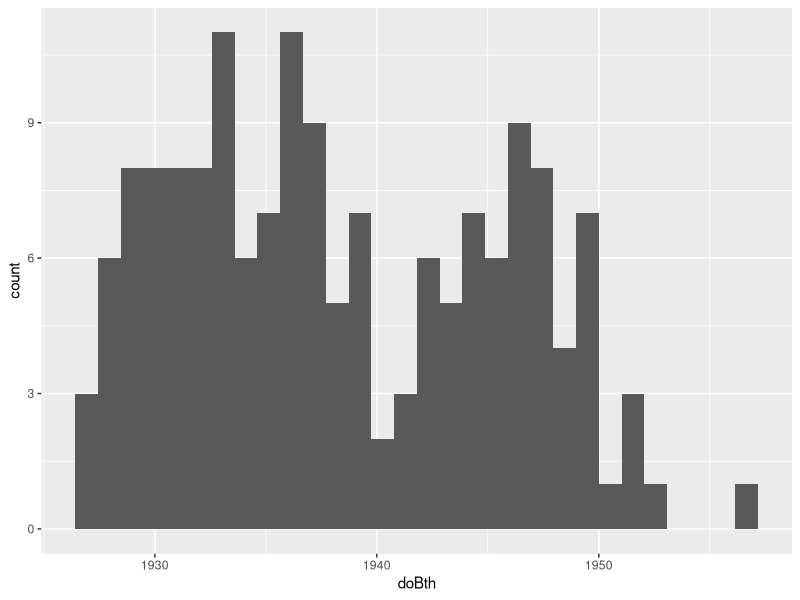
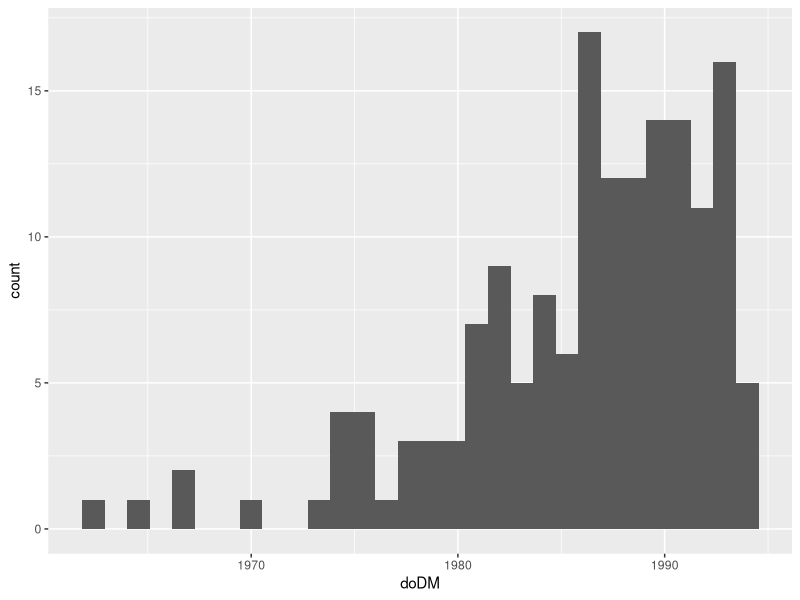
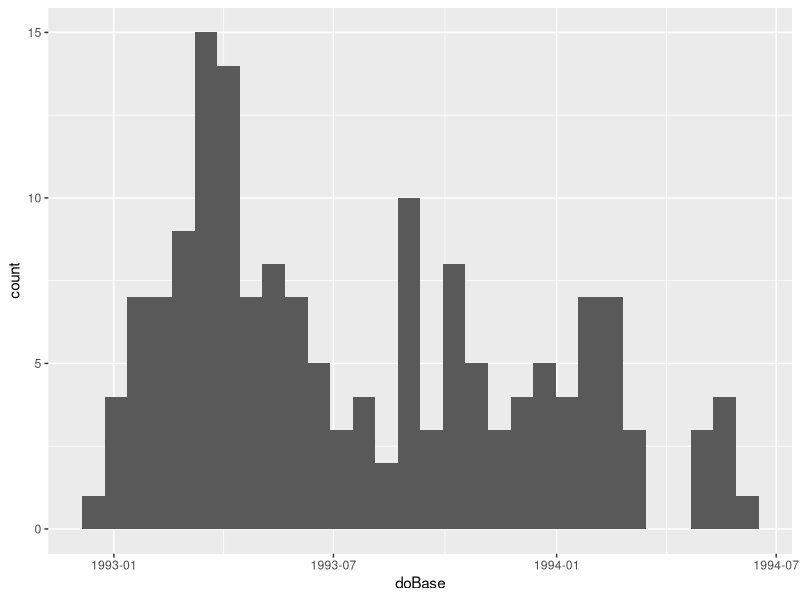
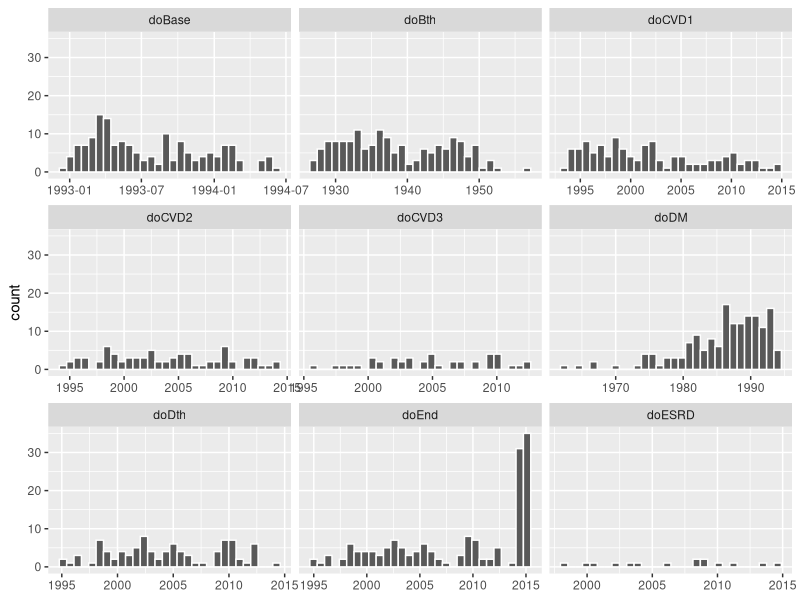
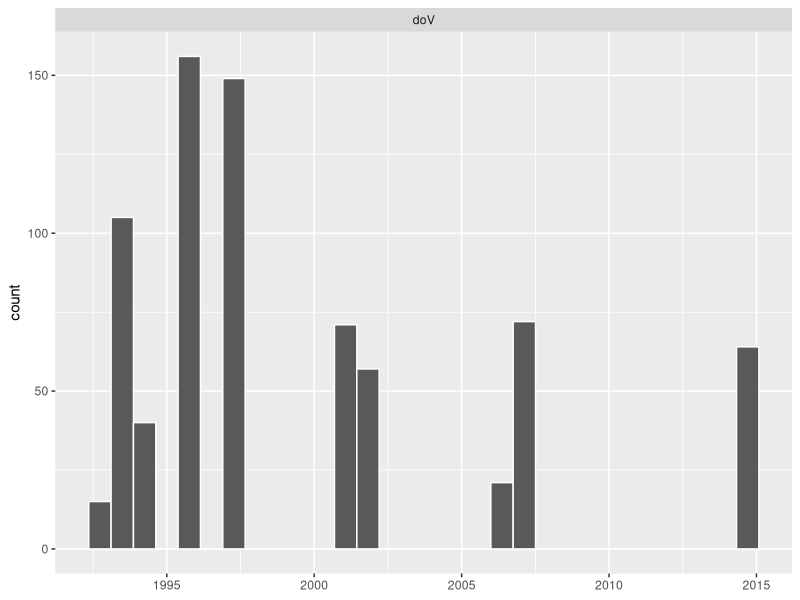
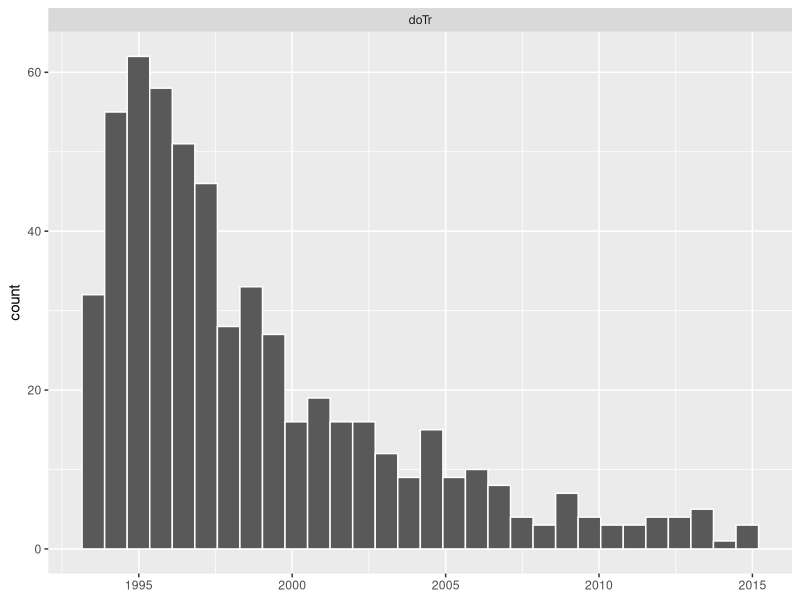
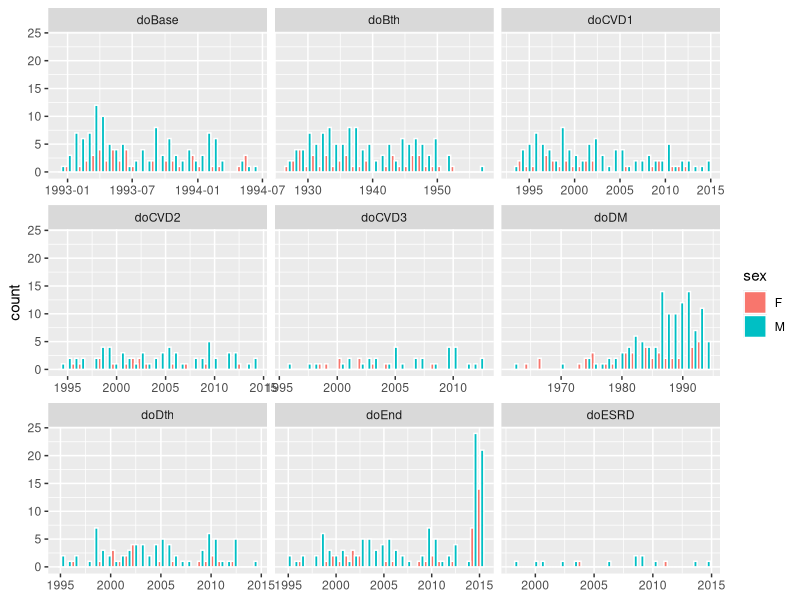
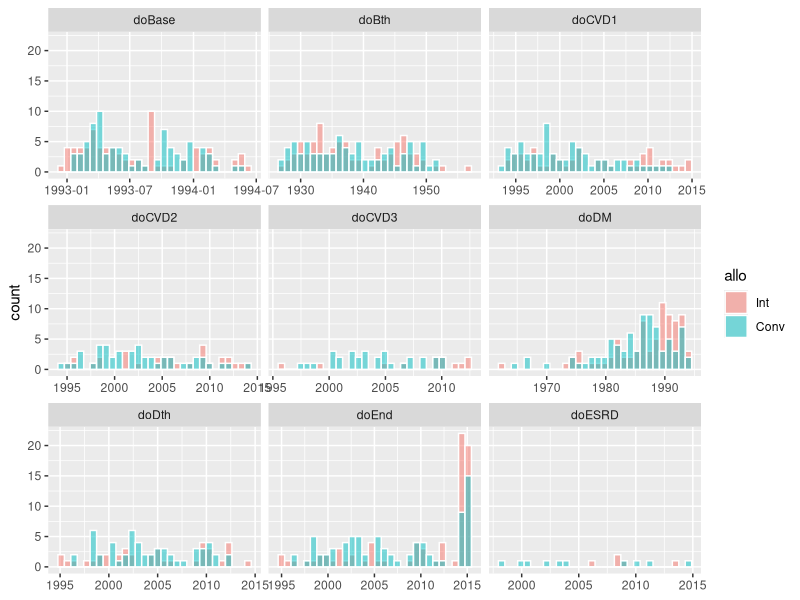

Generate these figures, in order, with R:
## ---- chunk 1
#| label: Loading Libraries
#| echo: false
library(Epi)
library(tidyverse)
library(survival)
library(survminer)
## ---- chunk 2
#| label: loading steno2 data
data("steno2")
data("st2clin")
data("st2alb")
## ---- chunk 3
#| label: Structure of data-sets
str(steno2)
str(st2clin)
str(st2alb)
## ---- chunk 4
#| label: unique IDs

unique_new <- function(df) {df |> group_by(id) |> summarise(n = sum(id)) |> slice_max(n)}

map(list(steno2,st2clin,st2alb),unique_new)

## ---- chunk 5
#| label: st2clin records

st2clin |> arrange(chol) |> head(4)
## ---- chunk 6
#| label: steno2 demographics

summary(steno2)

## ---- chunk 7
#| label: first attempt, going over date vars
plot_histo_spam <- function(df,histovar) {
out <- ggplot(df) + 
  geom_histogram(mapping = aes( {{histovar}} ))

  return(out)
}

plot_histo_spam(steno2,doBth)
plot_histo_spam(steno2,doDM)
plot_histo_spam(steno2,doBase)

## ---- chunk 8
#| label: second attempt, going over date vars

plot_histospam_faceted <- function(data, prefix = "do") {
  data |> 
    select(starts_with(prefix)) |>             
    pivot_longer(everything()) |> # everything() turns varnames into a column, and their values into a separate column
    ggplot(aes(value)) +
      geom_histogram(colour = "white") +
      facet_wrap(~ name, scales = "free_x") +   # one panel per variable
      labs(x = NULL) 
}

plot_histospam_faceted(steno2)
plot_histospam_faceted(st2clin)
plot_histospam_faceted(st2alb)

## ---- chunk 9
#| label: histograms, faceted, sex

plot_histospam_faceted_sex <- function(data, prefix = "do") {
  data |> 
    select(sex, starts_with(prefix)) |>             
    pivot_longer(-sex, 
                 names_to = "name",
                 values_to = "value") |> 
    ggplot(aes(value, fill = sex)) +
      geom_histogram(
        position = "dodge",
        colour = "white") +
      facet_wrap(~ name, scales = "free_x") +   # one panel per variable
      labs(x = NULL) 
}

plot_histospam_faceted_sex(steno2)
## ---- chunk 10
#| label: histograms, faceted, allocation group

plot_histospam_faceted_allo <- function(data, prefix = "do") {
  data |> 
    select(allo, starts_with(prefix)) |>             
    pivot_longer(-allo, 
                 names_to = "name",
                 values_to = "value") |> 
    ggplot(aes(value, fill = allo)) +
      geom_histogram(
        position = "identity",
        alpha    = 0.5,
        colour = "white") +
      facet_wrap(~ name, scales = "free_x") +   # one panel per variable
      labs(x = NULL) 
}

plot_histospam_faceted_allo(steno2)
## ---- chunk 11
#| label: histograms, faceted, complicated

plot_histospam_faceted_allo_comp <- function(
    data,
    prefix      = "do",
    bins        = 30,
    overlay     = TRUE,     
    facet_rows  = FALSE      
) {
  data |> 
    select(allo, starts_with(prefix)) |>         
    pivot_longer(-allo, names_to = "variable",
                       values_to = "value") |>   
    ggplot(aes(value, fill = allo)) +
      geom_histogram(
        bins      = bins,
        position  = if (overlay) "identity" else "dodge",
        alpha     = if (overlay) 0.5 else 1,      # translucent if overlaid
        colour    = "white"
      ) +
      { if (facet_rows)
          facet_grid(rows = vars(allo), cols = vars(variable),
                     scales = "free_x")
        else
          facet_wrap(~ variable, scales = "free_x")
      } +
      labs(x = NULL, fill = "Sex") +
      theme_minimal()
}

plot_histospam_faceted_allo_comp(steno2, facet_rows = TRUE)

## ---- chunk 12
#| label: survival setting

steno2 <- steno2 |> 
  mutate(
    doExit = coalesce(doDth, doEnd),
    time_days = difftime(
      coalesce(steno2$doDth, steno2$doEnd), 
      steno2$doBase, 
      units='days'),
    time_yrs = as.numeric(time_days / 365.25),
    event_num = if_else(!is.na(doDth),1,0),
    event = factor(event_num, levels = c(0, 1), labels = c("Censored", "Dead"))
  )

glimpse(steno2)
## ---- chunk 13
#| label: swimplot followup simple
sp1 <- steno2 |> 
  mutate(id = fct_reorder(as.factor(id), time_yrs)) |>
  ggplot(aes(x = doBase, 
             xend = doExit,
             y = id)) +
  geom_segment(color = "grey") +
  geom_point(aes(x = doExit, shape = event)) +
  geom_point(aes(x = doDth, shape = event)) 
sp1
## ---- chunk 14
#| label: swimplot followup simple base is 0

sp2 <- steno2 |> 
  mutate(
    id = fct_reorder(as.factor(id), time_yrs),
    t0 = 0) |>
  ggplot(aes(x = t0, 
             xend = time_yrs,
             y = id)) +
  geom_segment(color = "grey") +
  geom_point(aes(x = time_yrs, shape = event, colour = event)) +
  theme_minimal()
sp2
## ---- chunk 15
#| label: swimplot different shapes for event
sp3 <- sp2 +
  scale_shape_manual(values = c(Censored = 17, Dead = 4)) +
  scale_colour_manual(values = c(Censored = "black", Dead = "red"))  
sp3
## ---- chunk 16
#| label: swimplot followup final

sp4 <- sp3 +
  labs(
    x = NULL, 
    y = "Subject sorted by follow-up", 
    title = "Follow-up per subject, years since baseline") +
  theme(
    axis.text.y = element_blank(),
    axis.ticks.y = element_blank(),
    panel.grid.minor = element_blank(),
    panel.grid.major = element_blank(),
    plot.background = element_blank(),
    panel.background = element_blank()
    )
sp4
## ---- chunk 17
#| label: surv fit

# Using event_num because the event variable doesnt work
fit <- survfit(Surv(time_yrs, event_num) ~ allo, data = steno2)

# Summarising, showing just the first 10 years
summary(fit, times=c(0:10)) 
## ---- chunk 18
#| label: survplot KM
surv_p1 <- ggsurvplot(fit,
           data = steno2,
           risk.table = TRUE,         # optional: show number at risk
           conf.int = TRUE,           # optional: confidence interval
           xlab = NULL, ylab = "Survival Probability",
           title = "Kaplan Meier Estimator for survival probability, in years")
